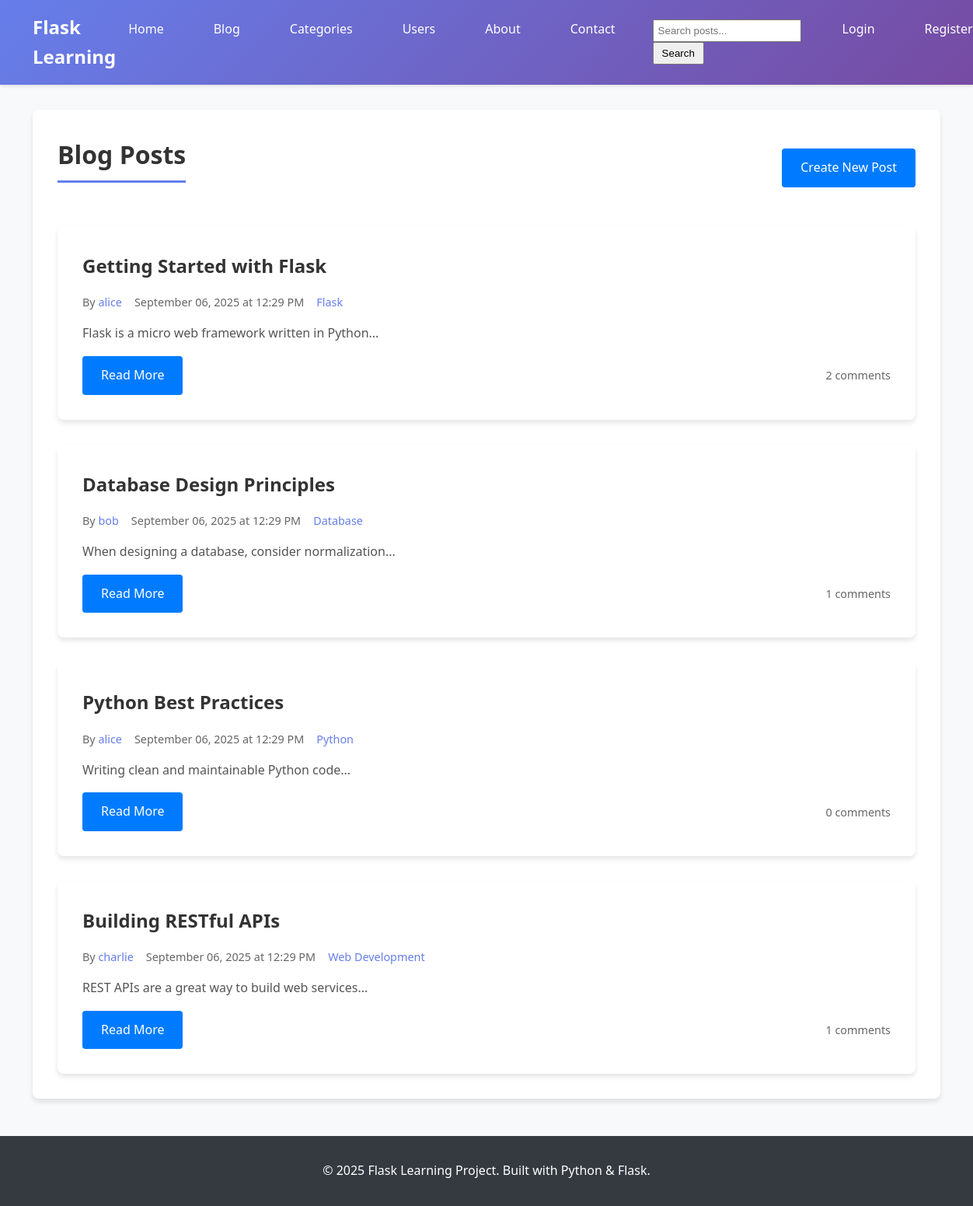
Page /blog on the committed database.
### app.py (models this page shows, shortened)
class Post(db.Model):
    id = db.Column(db.Integer, primary_key=True)
    title = db.Column(db.String(200), nullable=False)
    content = db.Column(db.Text, nullable=False)
    image_filename = db.Column(db.String(255), nullable=True)
    created_at = db.Column(db.DateTime, default=datetime.utcnow)
    updated_at = db.Column(db.DateTime, default=datetime.utcnow, onupdate=datetime.utcnow)
    user_id = db.Column(db.Integer, db.ForeignKey('user.id'), nullable=False)
    category_id = db.Column(db.Integer, db.ForeignKey('category.id'), nullable=True)
    comments = db.relationship('Comment', backref='post', lazy=True, cascade='all, delete-orphan')

class User(db.Model, UserMixin):
    id = db.Column(db.Integer, primary_key=True)
    username = db.Column(db.String(80), unique=True, nullable=False)
    email = db.Column(db.String(120), unique=True, nullable=False)
    password_hash = db.Column(db.String(255), nullable=False)
    avatar_filename = db.Column(db.String(255), nullable=True, default='default-avatar.png')
    is_admin = db.Column(db.Boolean, default=False)
    created_at = db.Column(db.DateTime, default=datetime.utcnow)
    is_active = db.Column(db.Boolean, default=True)
    posts = db.relationship('Post', backref='author', lazy=True, cascade='all, delete-orphan')
    comments = db.relationship('Comment', backref='author', lazy=True, cascade='all, delete-orphan')

class Category(db.Model):
    id = db.Column(db.Integer, primary_key=True)
    name = db.Column(db.String(50), unique=True, nullable=False)
    description = db.Column(db.Text)
    posts = db.relationship('Post', backref='category', lazy=True)

### app.py (the view)
@app.route('/blog')
def blog():
    page = request.args.get('page', 1, type=int)
    search_query = request.args.get('search', '')
    if search_query:
        posts = Post.query.filter(
            db.or_(
                Post.title.contains(search_query),
                Post.content.contains(search_query)
            )
        ).order_by(Post.created_at.desc()).paginate(
            page=page, per_page=5, error_out=False
        )
    else:
        posts = Post.query.order_by(Post.created_at.desc()).paginate(
            page=page, per_page=5, error_out=False
        )
    return render_template('blog.html', title='Blog', posts=posts, search_query=search_query)

### templates/blog.html (shortened to what this page needs)
{% extends "base.html" %}
{% block content %}
<div class="content-section">
    <div class="blog-header">
        <h1>Blog Posts</h1>
        <a href="{{ url_for('create_post') }}" class="btn btn-primary">Create New Post</a>
    </div>
    {% if posts.items %}
        <div class="posts-container">
            {% for post in posts.items %}
            <article class="post-card">
                <div class="post-body">
                    <h2><a href="{{ url_for('post_detail', id=post.id) }}">{{ post.title }}</a></h2>
                    <div class="post-meta">
                        <span class="author">By <a href="{{ url_for('user_profile', username=post.author.username) }}">{{ post.author.username }}</a></span>
                        <span class="date">{{ post.created_at.strftime('%B %d, %Y at %I:%M %p') }}</span>
                        {% if post.category %}
                        <span class="category">
                            <a href="{{ url_for('category_posts', id=post.category.id) }}">{{ post.category.name }}</a>
                        </span>
                        {% endif %}
                    </div>
                    <div class="post-content">
                        <p>{{ post.content[:300] }}{% if post.content|length > 300 %}...{% endif %}</p>
                    </div>
                    <div class="post-actions">
                        <a href="{{ url_for('post_detail', id=post.id) }}" class="btn btn-primary">Read More</a>
                        <span class="comment-count">{{ post.comments|length }} comments</span>
                    </div>
                </div>
            </article>
            {% endfor %}
        </div>
    {% else %}
        <div class="no-posts">
            <h3>No posts yet!</h3>
            <p>Be the first to create a blog post.</p>
            <a href="{{ url_for('create_post') }}" class="btn btn-primary">Create Your First Post</a>
        </div>
    {% endif %}
</div>
{% endblock %}

### templates/base.html (shortened to what this page needs)
<!DOCTYPE html>
<html lang="en">
<head>
    <link rel="stylesheet" href="{{ url_for('static', filename='css/style.css') }}">
</head>
<body>
    <nav class="navbar">
        <div class="nav-container">
            <h1><a href="{{ url_for('home') }}">Flask Learning</a></h1>
            <ul class="nav-menu">
                <li><a href="{{ url_for('home') }}">Home</a></li>
                <li><a href="{{ url_for('blog') }}">Blog</a></li>
                <li><a href="{{ url_for('categories') }}">Categories</a></li>
                <li><a href="{{ url_for('users') }}">Users</a></li>
                <li><a href="{{ url_for('about') }}">About</a></li>
                <li><a href="{{ url_for('contact') }}">Contact</a></li>
                <li class="search-form">
                    <form method="GET" action="{{ url_for('search') }}" style="display: inline;">
                        <input type="text" name="q" placeholder="Search posts..." value="{{ request.args.get('q', '') }}" style="padding: 5px; margin-right: 5px;">
                        <button type="submit" style="padding: 5px 10px;">Search</button>
                    </form>
                </li>
                {% if current_user.is_authenticated %}
                    <li><a href="{{ url_for('create_post') }}">Create Post</a></li>
                    <li><a href="{{ url_for('profile') }}">Profile</a></li>
                    {% if current_user.is_admin %}
                    <li><a href="{{ url_for('admin_dashboard') }}" style="color: #ff6b35; font-weight: bold;">Admin</a></li>
                    {% endif %}
                    <li class="user-menu">
                        <span class="username">{{ current_user.username }}</span>
                        <a href="{{ url_for('logout') }}">Logout</a>
                    </li>
                {% else %}
                    <li><a href="{{ url_for('login') }}">Login</a></li>
                    <li><a href="{{ url_for('register') }}">Register</a></li>
                {% endif %}
            </ul>
        </div>
    </nav>
    <main class="main-content">
        {% block content %}{% endblock %}
    </main>
    <footer class="footer">
        <p>&copy; 2025 Flask Learning Project. Built with Python & Flask.</p>
    </footer>
</body>
</html>

### static/css/style.css (style rules this page uses)
* { margin: 0; padding: 0; box-sizing: border-box; }
body { font-family: 'Segoe UI', Tahoma, Geneva, Verdana, sans-serif; line-height: 1.6; color: #333; background-color: #f8f9fa; }
.navbar { background: linear-gradient(135deg, #667eea 0%, #764ba2 100%); color: white; padding: 1rem 0; box-shadow: 0 2px 4px rgba(0,0,0,0.1); }
.nav-container { max-width: 1200px; margin: 0 auto; padding: 0 1rem; display: flex; justify-content: space-between; align-items: center; }
.navbar h1 a { color: white; text-decoration: none; font-size: 1.5rem; font-weight: bold; }
.nav-menu { display: flex; list-style: none; gap: 2rem; }
.nav-menu a { color: white; text-decoration: none; padding: 0.5rem 1rem; border-radius: 4px; transition: background-color 0.3s ease; }
.main-content { max-width: 1200px; margin: 2rem auto; padding: 0 1rem; min-height: calc(100vh - 200px); }
.btn { display: inline-block; padding: 0.75rem 1.5rem; border: none; border-radius: 4px; text-decoration: none; font-size: 1rem; cursor: pointer; transition: all 0.3s ease; text-align: center; }
.btn-primary { background-color: #007bff; color: white; }
.content-section { background: white; padding: 2rem; border-radius: 8px; box-shadow: 0 4px 6px rgba(0,0,0,0.1); margin: 2rem 0; }
.content-section h1 { color: #333; margin-bottom: 1.5rem; border-bottom: 3px solid #667eea; padding-bottom: 0.5rem; }
.footer { background: #343a40; color: white; text-align: center; padding: 2rem 0; margin-top: 3rem; }
.post-card { background: white; padding: 2rem; border-radius: 8px; box-shadow: 0 4px 6px rgba(0,0,0,0.1); transition: transform 0.3s ease; }
.post-card h2, .post-card h3 { margin-bottom: 1rem; }
.post-card h2 a, .post-card h3 a { color: #333; text-decoration: none; }
.post-meta { display: flex; gap: 1rem; margin-bottom: 1rem; font-size: 0.9rem; color: #666; flex-wrap: wrap; }
.post-meta a { color: #667eea; text-decoration: none; }
.post-excerpt, .post-content p { color: #555; line-height: 1.6; margin-bottom: 1rem; }
.blog-header { display: flex; justify-content: space-between; align-items: center; margin-bottom: 2rem; flex-wrap: wrap; gap: 1rem; }
.posts-container { display: flex; flex-direction: column; gap: 2rem; }
.comment-count { color: #666; font-size: 0.9rem; }
.post-actions { display: flex; justify-content: space-between; align-items: center; margin-top: 1rem; }

### rows in the picture
Post: title "Getting Started with Flask", author.username "alice", created_at "September 06, 2025 at 12:29 PM", category.name "Flask", content "Flask is a micro web framework written in Python...", comments|length "2"
Post: title "Database Design Principles", author.username "bob", created_at "September 06, 2025 at 12:29 PM", category.name "Database", content "When designing a database, consider normalization...", comments|length "1"
Post: title "Python Best Practices", author.username "alice", created_at "September 06, 2025 at 12:29 PM", category.name "Python", content "Writing clean and maintainable Python code...", comments|length "0"
Post: title "Building RESTful APIs", author.username "charlie", created_at "September 06, 2025 at 12:29 PM", category.name "Web Development", content "REST APIs are a great way to build web services...", comments|length "1"
